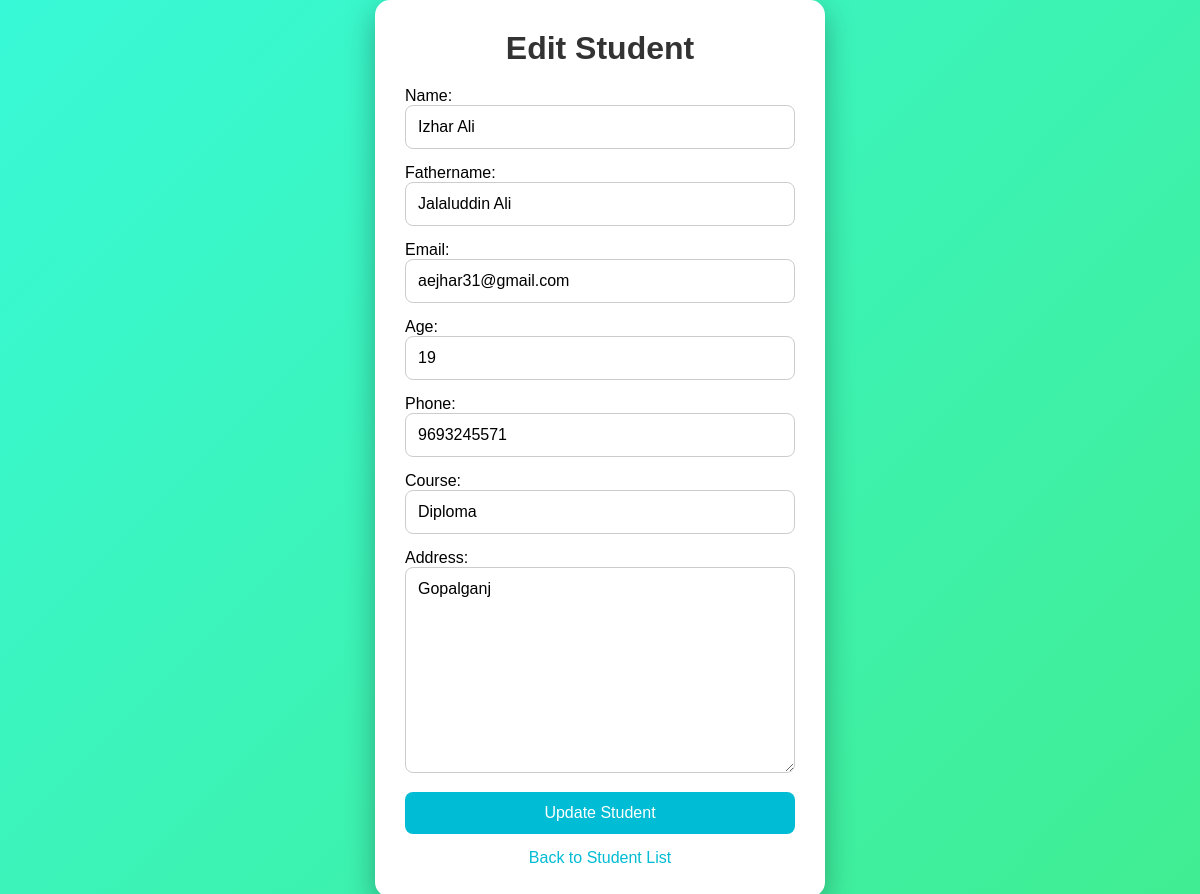
The app's page /edit/7/ (signed in) with its own data.
### students/models.py (models this page shows, shortened)
class Student(models.Model):
    name = models.CharField(max_length=100)
    fathername = models.CharField(max_length=100)
    email = models.EmailField(unique=True)
    age = models.IntegerField()
    phone= models.CharField(max_length=15)
    course = models.CharField(max_length=100)
    address = models.TextField()

### students/views.py (the view)
# urls.py: path("edit/<int:id>/", views.edit_student, name="edit_student"),
@login_required
def edit_student(request, id):
    student = get_object_or_404(Student, id=id)
    if request.method == "POST":
        form = StudentForm(request.POST, instance=student)
        if form.is_valid():
            form.save()
            messages.success(request, "Student updated successfully.")
            return redirect("student_list")
    else:
        form = StudentForm(instance=student)
    return render(request, "students/edit_student.html", {
        "form": form,
        "student": student
    })

### students/forms.py
class StudentForm(forms.ModelForm):
    class Meta:
        model = Student
        fields = '__all__'

### students/templates/students/edit_student.html (shortened to what this page needs)
<!DOCTYPE html>
<html lang="en">
<head>
</head>
<body>
<div class="container">
<h1>Edit Student</h1>
<form method="POST">
    {{ form.as_p }}
    <button type="submit">Update Student</button>
</form>
<a href="{% url 'student_list' %}" class="back">
Back to Student List
</a>
</div>
</body>
</html>

### students/templates/students/edit_student.html (style rules this page uses)
* { margin:0; padding:0; box-sizing:border-box; font-family:Arial,Helvetica,sans-serif; }
body { min-height:100vh; display:flex; justify-content:center; align-items:center; background:linear-gradient(-45deg,#4facfe,#00f2fe,#43e97b,#38f9d7); background-size:400% 400%; animation:bg 10s ease infinite; }
.container { width:450px; background:#fff; padding:30px; border-radius:15px; box-shadow:0 10px 30px rgba(0,0,0,.3); }
h1 { text-align:center; margin-bottom:20px; color:#333; }
input,textarea { width:100%; padding:12px; margin-bottom:15px; border:1px solid #ccc; border-radius:8px; font-size:16px; }
button { width:100%; padding:12px; background:#00bcd4; color:white; border:none; border-radius:8px; font-size:16px; cursor:pointer; }
.back { display:block; text-align:center; margin-top:15px; text-decoration:none; color:#00bcd4; }

### records on screen
Student: name "Izhar Ali", fathername "Jalaluddin Ali", email "aejhar31@gmail.com", age "19", phone "9693245571", course "Diploma", address "Gopalganj"
